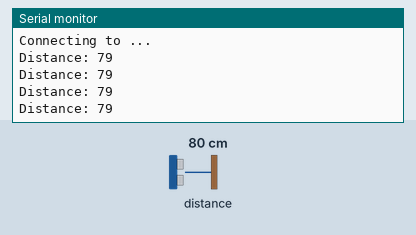
This sketch was run on a simulated ESP8266 (Wemos D1 mini). Parts: the last lines printed to the serial monitor. Wiring (inferred from the names in the program): ultrasonic range finder: trigger GPIO 2; echo GPIO 0. Inputs (shaded band) come from the test bench; at power-on: distance to the obstacle 80 cm. The echo pulse lasts 58.3 µs per cm; WiFi joins after 1.5 s; servers stay silent unless stated; uploads are accepted with an empty reply.

Above: at 2.7 s.
2.8 s: distance to the obstacle set to 2 cm
At 3.29 s:
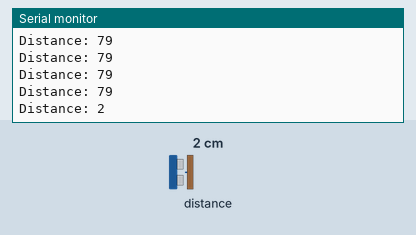
5.4 s: distance to the obstacle set to 4 cm
At 9.04 s:
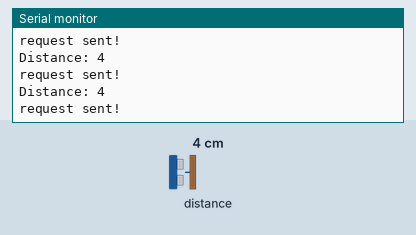
Timing chart, 0 to 10.5 s (numbered marks = the images above; inputs shaded):
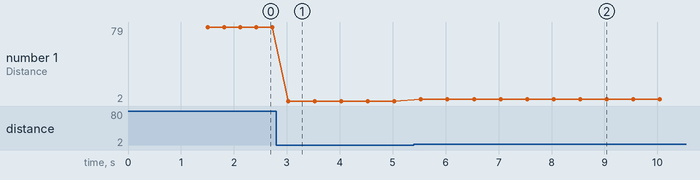

Measured:
- after the input at 2.8 s, the serial monitor: prints a new line after 0.23 s (image 1)
- after the input at 5.4 s, the serial monitor: prints a new line after 0.13 s (image 2)
- plotted number 1: 79 → 2 after the input at 2.8 s, 2 → 4 after the input at 5.4 s

The sketch:

ultrasonic_sensor_Nexmo.ino
```cpp
//lectre -09
//This code measures the distance between the cap of dustbin
// and the garbage and notify via sms once the dustbin gets full

//Code provided by UrduITAcademy
#include <ESP8266WiFi.h>
#include <ESP8266HTTPClient.h>

WiFiClient client;


String request_string;

HTTPClient http;


const int trigPin = 2; //D4  //Wemos pin where we connect th trigger pin
const int echoPin = 0; //D3  //Wemos Pin where we connect echoPin

long duration;
int distance;
//The Pin declaration and Wifi Connection part is made in setup function
void setup() {
  pinMode(trigPin, OUTPUT);
 pinMode(echoPin, INPUT);
 Serial.begin(9600);
 WiFi.disconnect();
   WiFi.begin("Learner","wilco@07");
  while ((!(WiFi.status() == WL_CONNECTED))){
    Serial.println("Connecting to ...");
    delay(300);
}}

void loop() {
  digitalWrite(trigPin, LOW);
 delayMicroseconds(2);
 digitalWrite(trigPin, HIGH); //send two pulses of Ultrasonic waves
                            //with a delay of 10 microseconds
 delayMicroseconds(10);
 digitalWrite(trigPin, LOW);
//the echopin will automatically receive the pulse sent by trigger pin

 duration = pulseIn(echoPin, HIGH); //returns duration in microsecond
 //calculate the distance using speed of sound and time measured
 distance = (duration*.0343)/2; // speed of sound in cm per micro-second
 Serial.print("Distance: ");
 Serial.println(distance);

 //beginning to send data to Nexmo Cloud
 if (client.connect("api.thingspeak.com",80)) {
  //change the below API wih your own - you will get in your Nexmo account
      request_string ="http://api.thingspeak.com/apps/thinghttp/send_request?api_key=2TL7CJG8DAJMDSLF&distance=";
      request_string+="Dustbin is full";
      if (distance <= 10){
      http.begin(request_string);
      http.GET();
      http.end();
       Serial.println("request sent!");
      }
 delay(100);
//The thingSpeak setup is shown in lecture-09 Video at UrduITAcademy
}}
```
